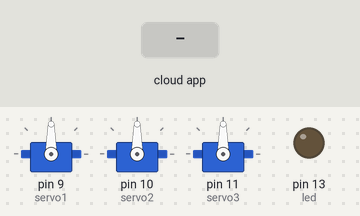
The sketch below on a simulated Arduino Uno, built with avr-gcc and run on an emulated ATmega328P. Parts: 3 × servo, output pins drawn as LEDs (lit = HIGH). The inputs (shaded band) are chosen by the test bench. The ROS host is connected and sends only what is stated.

Above: at 1.2 s.
1.3 s: the phone or cloud app sets servo1 to 0
At 2.5 s:
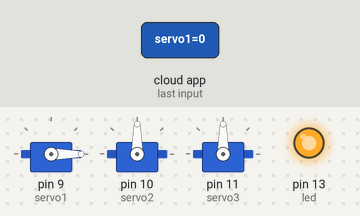
2.8 s: the phone or cloud app sets servo2 to 0
At 3.6 s:
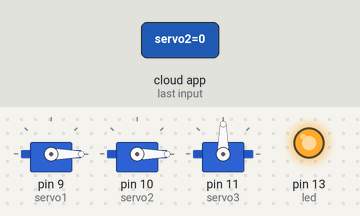
4.3 s: the phone or cloud app sets servo3 to 0
At 4.6 s:
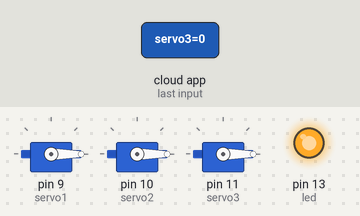
5.8 s: the phone or cloud app sets servo1 to 45
At 6.9 s:
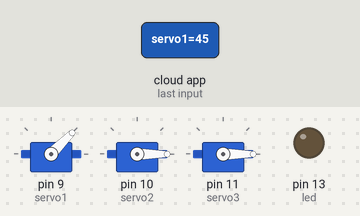
7.3 s: the phone or cloud app sets servo2 to 45
At 7.9 s:
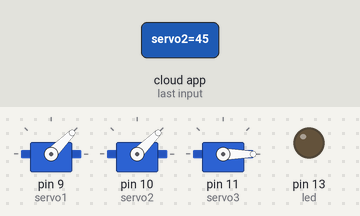
8.8 s: the phone or cloud app sets servo3 to 45
At 10.2 s:
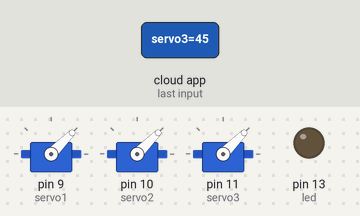
Timing chart, 0 to 11.3 s (numbered marks = the images above; inputs shaded):
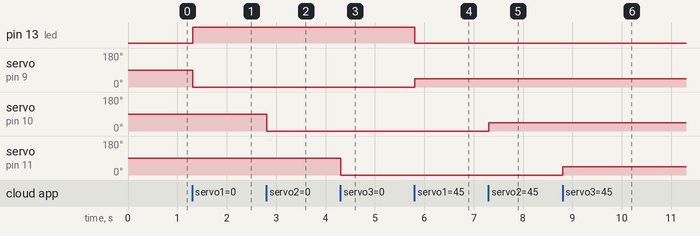

Measured:
- after the input at 1.3 s, pin 13 (led): LOW → HIGH at once; servo on pin 9 (servo1): 90° → 0° at once
- after the input at 2.8 s, servo on pin 10 (servo2): 90° → 0° at once
- after the input at 4.3 s, servo on pin 11 (servo3): 90° → 0° at once
- after the input at 5.8 s, pin 13 (led): HIGH → LOW at once; servo on pin 9 (servo1): 0° → 45° at once
- after the input at 7.3 s, servo on pin 10 (servo2): 0° → 45° at once
- after the input at 8.8 s, servo on pin 11 (servo3): 0° → 45° at once

The sketch:

ServoControl_3servos_.ino
```cpp
//per ara execució realitzant:
//rostopic pub servo1 std_msgs/UInt16  <angle1> & rostopic pub servo2 std_msgs/UInt16  <angle2> & rostopic pub servo3 std_msgs/UInt16  <angle3>
//part del publisher ANGLE comentada

#if defined (ARDUINO) && (ARDUINO >= 100)
 #include <Arduino.h>
#else
 #include <WProgram.h>
#endif

#include <Servo.h>
#include <ros.h>
#include <std_msgs/UInt16.h>

//std_msgs::UInt16 angle;

ros::NodeHandle  nh;

Servo servo1;
Servo servo2;
Servo servo3;

void servo1_cb(const std_msgs::UInt16& cmd_msg)
{
  servo1.write(cmd_msg.data); //set servo angle, should be from 0-180
  digitalWrite(13, HIGH-digitalRead(13));  //toggle led
}

void servo2_cb(const std_msgs::UInt16& cmd_msg)
{
  servo2.write(cmd_msg.data); //set servo angle, should be from 0-180
  //digitalWrite(13, HIGH-digitalRead(13));  //toggle led
}

void servo3_cb(const std_msgs::UInt16& cmd_msg)
{
  servo3.write(cmd_msg.data); //set servo angle, should be from 0-180
  //digitalWrite(13, HIGH-digitalRead(13));  //toggle led
}

//void updateAngle()
//{
//  angle.data = analogRead();
//}

ros::Subscriber<std_msgs::UInt16> sub1("servo1", &servo1_cb);
ros::Subscriber<std_msgs::UInt16> sub2("servo2", &servo2_cb);
ros::Subscriber<std_msgs::UInt16> sub3("servo3", &servo3_cb);
//ros::Publisher pub_angle("angulos",&angle);

void setup(){

  nh.initNode();
  nh.subscribe(sub1);
  nh.subscribe(sub2);
  nh.subscribe(sub3);
  //nh.advertise(pub_angle);

  servo1.attach(9); //attach it to pin 9
  servo2.attach(10); //attach it to pin 10
  servo3.attach(11); //attach it to pin 11

   pinMode(13, OUTPUT);
}

void loop(){
  //updateAngle();
  //pub_angle.publish(&angle);
  nh.spinOnce();
  delay(20);
}
```
